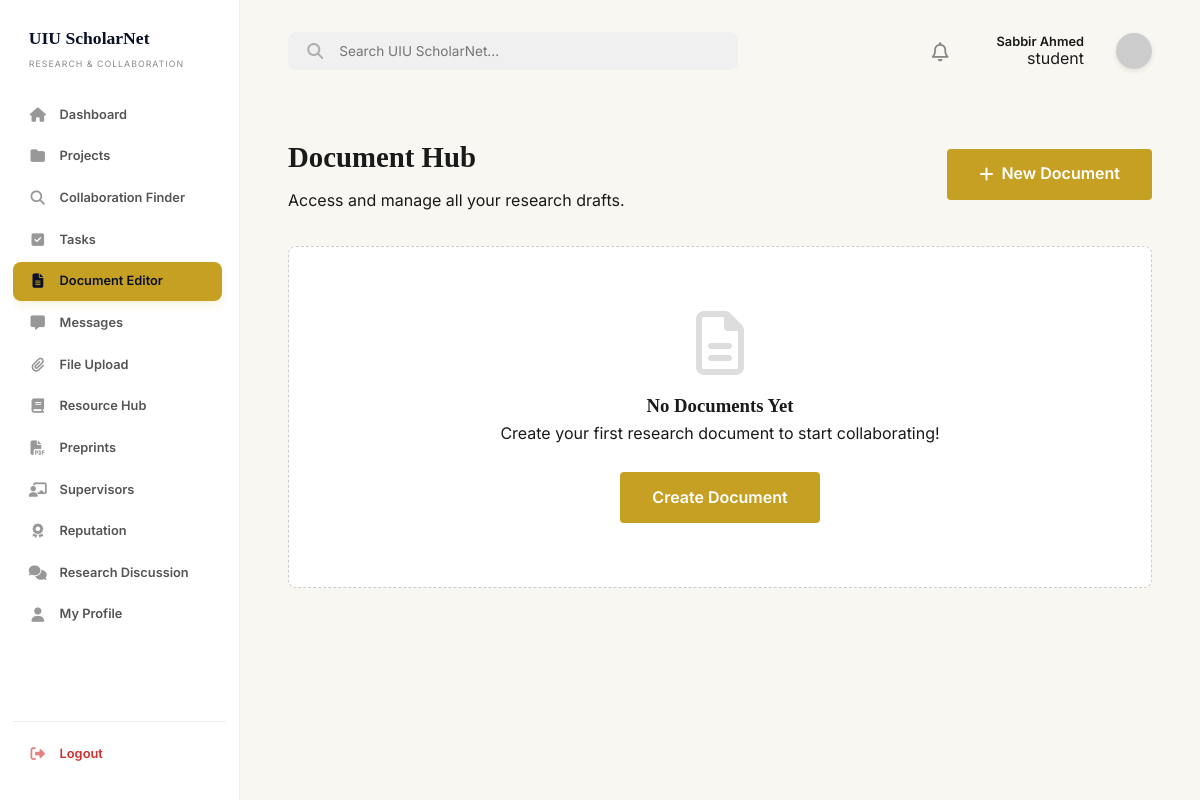
Page /dashboard/documents.php (signed in) on the earlier database version.
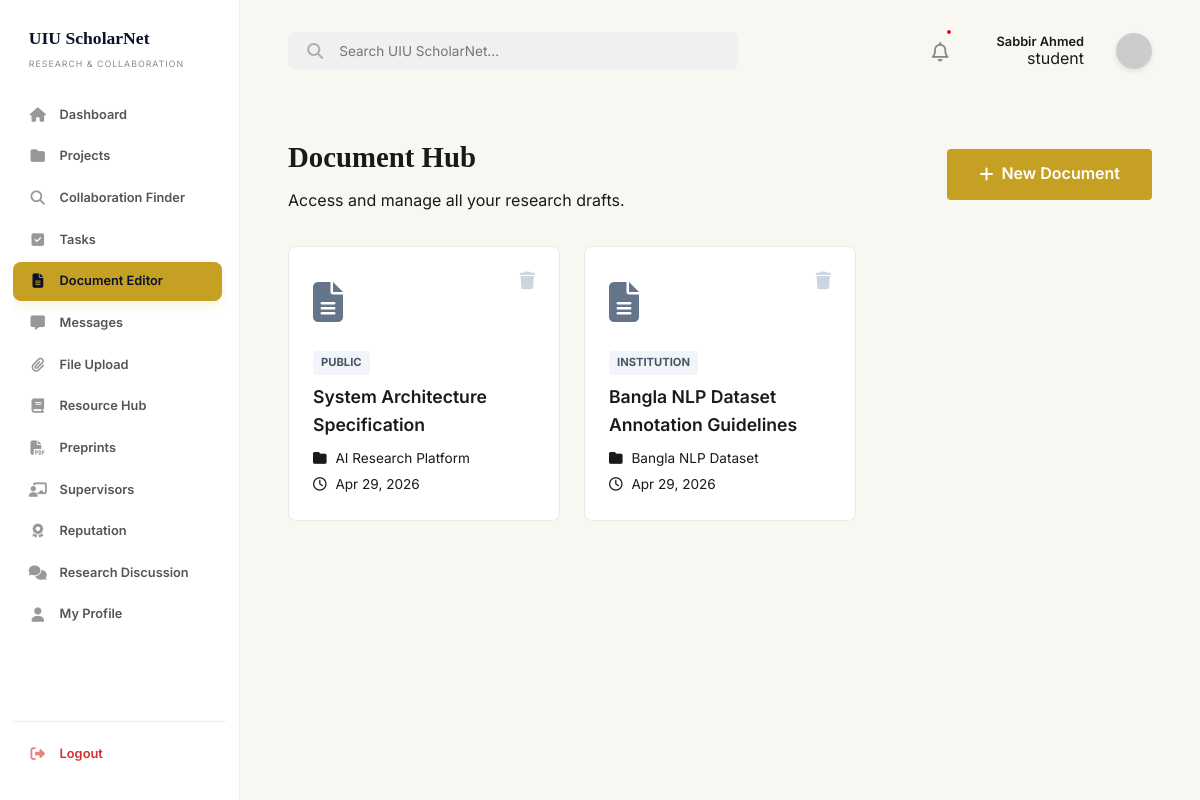
Same page on the later database version.
### tables this page shows
CREATE TABLE IF NOT EXISTS `documents` (
    `id` INT AUTO_INCREMENT PRIMARY KEY,
    `project_id` INT,
    `title` VARCHAR(255) NOT NULL,
    `content` LONGTEXT,
    `visibility` ENUM('public', 'institution', 'private') DEFAULT 'private',
    `created_by` INT,
    `last_edited_by` INT,
    `created_at` TIMESTAMP DEFAULT CURRENT_TIMESTAMP,
    `updated_at` TIMESTAMP DEFAULT CURRENT_TIMESTAMP ON UPDATE CURRENT_TIMESTAMP,
    FOREIGN KEY (`project_id`) REFERENCES `projects`(`id`) ON DELETE CASCADE,
    FOREIGN KEY (`created_by`) REFERENCES `users`(`id`) ON DELETE SET NULL,
    FOREIGN KEY (`last_edited_by`) REFERENCES `users`(`id`) ON DELETE SET NULL
);

CREATE TABLE IF NOT EXISTS `projects` (
    `id` INT AUTO_INCREMENT PRIMARY KEY,
    `title` VARCHAR(255) NOT NULL,
    `description` TEXT,
    `department` VARCHAR(100),
    `visibility` ENUM('public', 'institution', 'private') DEFAULT 'public',
    `status` ENUM('planning', 'active', 'review', 'completed') DEFAULT 'active',
    `progress` INT DEFAULT 0,
    `creator_id` INT,
    `supervisor_id` INT,
    `supervisor_approved` TINYINT(1) DEFAULT 0,
    `research_phase` VARCHAR(50) DEFAULT 'literature_review',
    `created_at` TIMESTAMP DEFAULT CURRENT_TIMESTAMP,
    FOREIGN KEY (`creator_id`) REFERENCES `users`(`id`) ON DELETE SET NULL,
    FOREIGN KEY (`supervisor_id`) REFERENCES `users`(`id`) ON DELETE SET NULL
);

### includes/sidebar.php (called while the page is built, shortened)
<?php
$is_admin_user = isset($user_data['role']) && $user_data['role'] === 'admin';
$current_page = basename($_SERVER['PHP_SELF']);
$is_admin_sidebar = $is_admin_user && $current_page === 'admin.php';
?>
<?php
$conn->query("CREATE TABLE IF NOT EXISTS notifications (
    id INT AUTO_INCREMENT PRIMARY KEY,
    user_id INT NOT NULL,
    type VARCHAR(50) DEFAULT 'system',
    title VARCHAR(255) NOT NULL,
    message TEXT,
    is_read TINYINT(1) DEFAULT 0,
    link VARCHAR(255) DEFAULT NULL,
    created_at TIMESTAMP DEFAULT CURRENT_TIMESTAMP,
    FOREIGN KEY (user_id) REFERENCES users(id) ON DELETE CASCADE
)");
$notifStmt = $conn->prepare("SELECT * FROM notifications WHERE user_id = ? ORDER BY created_at DESC LIMIT 50");
$notifStmt->bind_param("i", $user_id);
$notifStmt->execute();
$popup_notifs = $notifStmt->get_result();
?>

### includes/db_connect.php (called while the page is built, shortened)
<?php
$host = getenv('DB_HOST') ?: "127.0.0.1";
$user = getenv('DB_USER') ?: "root";
$pass = getenv('DB_PASS');
if ($pass === false) {
    $pass = "";
}
$dbname = getenv('DB_NAME') ?: "uiu_scholarnet";
$port = getenv('DB_PORT') ?: 3306;
$conn = mysqli_connect($host, $user, $pass, $dbname, $port);
mysqli_set_charset($conn, "utf8mb4");
function db_query($sql, $params = [], $types = "") {
    global $conn;
    $stmt = $conn->prepare($sql);
    if ($params) {
        $stmt->bind_param($types, ...$params);
    }
    if (!$stmt->execute()) {
        die("Query execution failed: " . $stmt->error);
    }
    $result = $stmt->get_result();
    if ($result === false && $stmt->field_count === 0) {
        return true;
    }
    return $result;
}
?>

### includes/auth_check.php (called while the page is built, shortened)
<?php
require_once('db_connect.php');
$user_id = (int)$_SESSION['user_id'];
$stmt = $conn->prepare("SELECT * FROM users WHERE id = ?");
$stmt->bind_param("i", $user_id);
$stmt->execute();
$user_result = $stmt->get_result();
$user_data = $user_result->fetch_assoc();
?>

### dashboard/documents.php (the view, shortened to what the changed rows need)
<?php
require_once('../includes/auth_check.php');
$user_id = (int)$_SESSION['user_id'];
$docs_result = db_query("
    SELECT d.id, d.title, d.updated_at, d.visibility, p.title as project_title, p.id as project_id, p.creator_id, pm.role
    FROM documents d
    JOIN projects p ON p.id = d.project_id
    LEFT JOIN project_members pm ON pm.project_id = p.id AND pm.user_id = ?
    WHERE p.creator_id = ? OR pm.role IN ('owner', 'editor', 'viewer')
    ORDER BY d.updated_at DESC
", [$user_id, $user_id], "ii");
?>
<!DOCTYPE html>
<html lang="en">
<head>
    <link rel="stylesheet" href="https://cdnjs.cloudflare.com/ajax/libs/font-awesome/6.4.0/css/all.min.css">
    <link rel="stylesheet" href="../assets/css/style.css">
    <link rel="stylesheet" href="../assets/css/documents.css">
</head>
<body class="dashboard-page">
    <?php include('../includes/sidebar.php'); ?>
    <main class="main-content">
        <?php include('../includes/header.php'); ?>
        <div class="docs-container">
            <div class="page-header">
                <div>
                    <h1 class="page-title-lg">Document Hub</h1>
                </div>
            </div>
            <div class="docs-grid">
                <?php if ($docs_result->num_rows === 0): ?>
                    <div class="empty-state">
                        <i class="fa-regular fa-file-lines"></i>
                        <h3>No Documents Yet</h3>
                        <p>Create your first research document to start collaborating!</p>
                        <br>
                        <a href="document_editor.php" class="btn btn-primary">Create Document</a>
                    </div>
                <?php else: ?>
                    <?php while($doc = $docs_result->fetch_assoc()): ?>
                        <div class="doc-card">
                            <a href="document_editor.php?document_id=<?php echo $doc['id']; ?>" class="doc-link-card">
                                <div class="doc-icon"><i class="fa-solid fa-file-lines"></i></div>
                                <span class="doc-visibility"><?php echo htmlspecialchars($doc['visibility']); ?></span>
                                <div class="doc-title"><?php echo htmlspecialchars($doc['title'] ?: 'Untitled Document'); ?></div>
                                <div class="doc-meta">
                                    <span><i class="fa-solid fa-folder"></i> <?php echo htmlspecialchars($doc['project_title'] ?? 'No Project'); ?></span>
                                    <span><i class="fa-regular fa-clock"></i> <?php echo $doc['updated_at'] ? date('M d, Y', strtotime($doc['updated_at'])) : 'Never'; ?></span>
                                </div>
                            </a>
                            <?php
                            $is_leader = ($doc['creator_id'] == $user_id || $doc['role'] === 'owner');
                            if ($is_leader):
                            ?>
                            <form action="../actions/delete_document.php" method="POST" class="absolute-top-right" onsubmit="return confirm('Are you sure you want to delete this document?');">
                                <button type="submit" class="btn-delete" title="Delete Document"><i class="fa-solid fa-trash"></i></button>
                            </form>
                            <?php endif; ?>
                        </div>
                    <?php endwhile; ?>
                <?php endif; ?>
            </div>
        </div>
    </main>
</body>
</html>

### includes/header.php (shortened to what the changed rows need)
<?php
if (!isset($pending_tasks) || !isset($collab_requests)) {
    $user_id = $_SESSION['user_id'] ?? 0;
    if ($user_id > 0 && isset($conn)) {
        if (!isset($unread_notifications)) {
            $un_stmt = $conn->prepare("SELECT COUNT(*) as total FROM notifications WHERE user_id = ? AND is_read = 0");
            $un_stmt->bind_param("i", $user_id);
            $un_stmt->execute();
            $unread_notifications = (int)($un_stmt->get_result()->fetch_assoc()['total'] ?? 0);
        }
    }
}
?>
<header class="dash-header">
    <div class="header-actions flex-center-end">
        <?php if ((!isset($is_admin_panel) || !$is_admin_panel) && (!isset($is_admin_sidebar) || !$is_admin_sidebar)): ?>
        <a href="notifications.php" class="notification-icon text-inherit relative flex-center h-36px">
            <i class="fa-regular fa-bell header-icon text-1-2rem"></i>
            <?php if (($unread_notifications ?? 0) > 0): ?>
                <span class="notification-dot notification-dot-header"></span>
            <?php endif; ?>
        </a>
        <?php endif; ?>
    </div>
</header>

Differences in the rows shown:
changed users "student": reputation 0 → 25 (drawn)
added documents: visibility "PUBLIC", title "System Architecture Specification", project.title "AI Research Platform", updated_at "Apr 29, 2026"
added documents: visibility "INSTITUTION", title "Bangla NLP Dataset Annotation Guidelines", project.title "Bangla NLP Dataset", updated_at "Apr 29, 2026"
Other differences:
text no longer shown: "No Documents Yet Create your first research document to start collaborating! Create Document"
